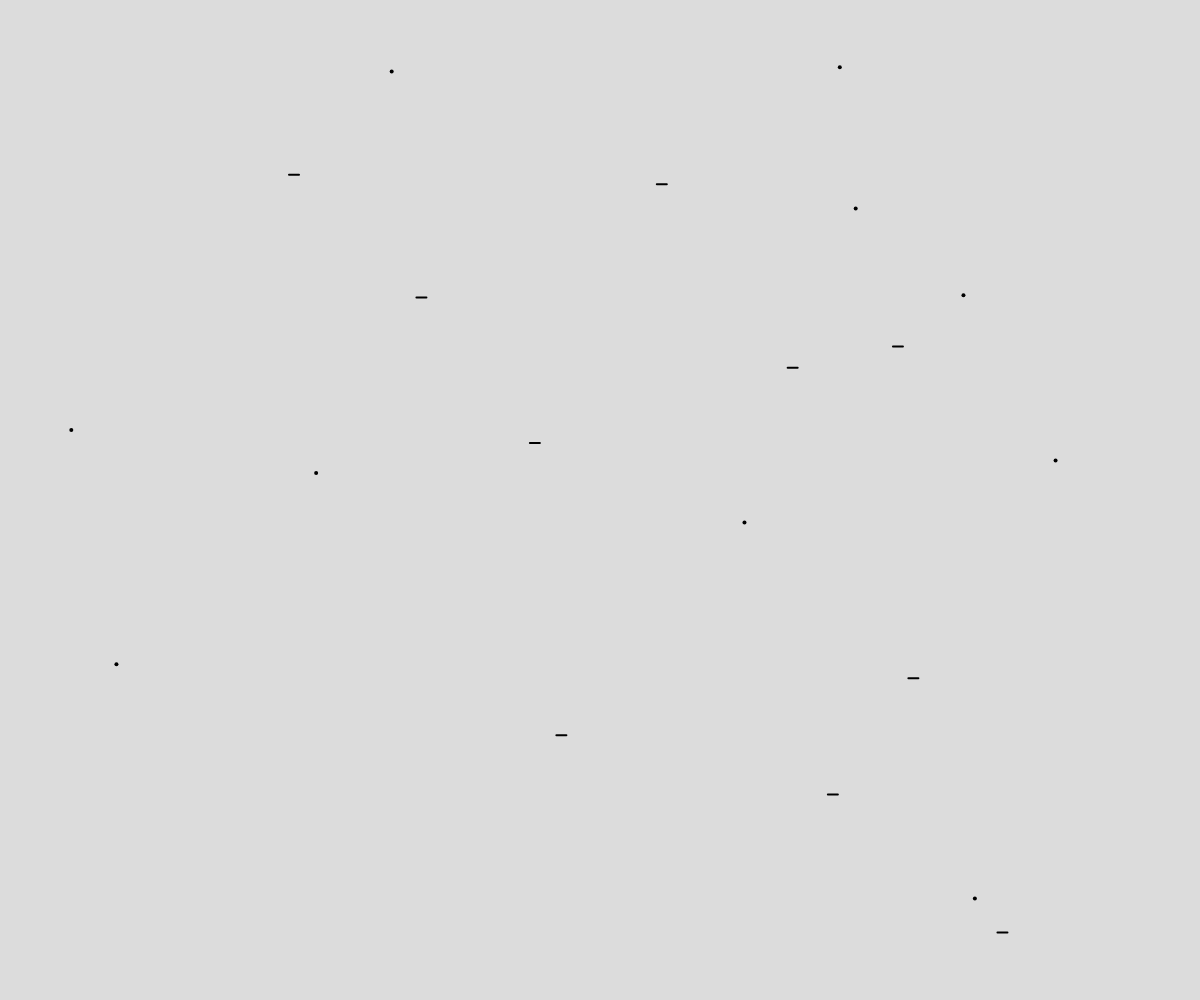
Frame 1 (no input)
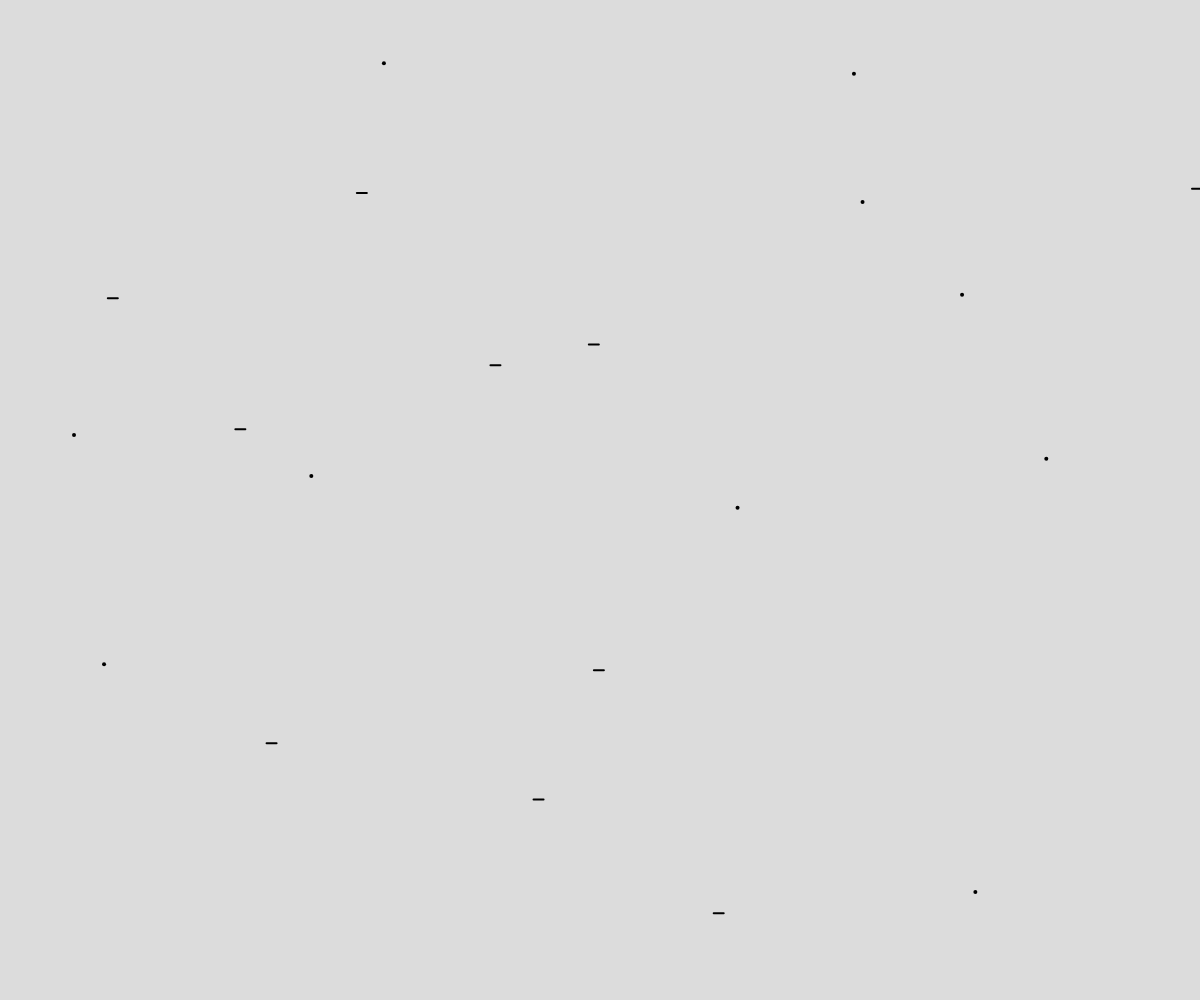
Frame 60 (no input)
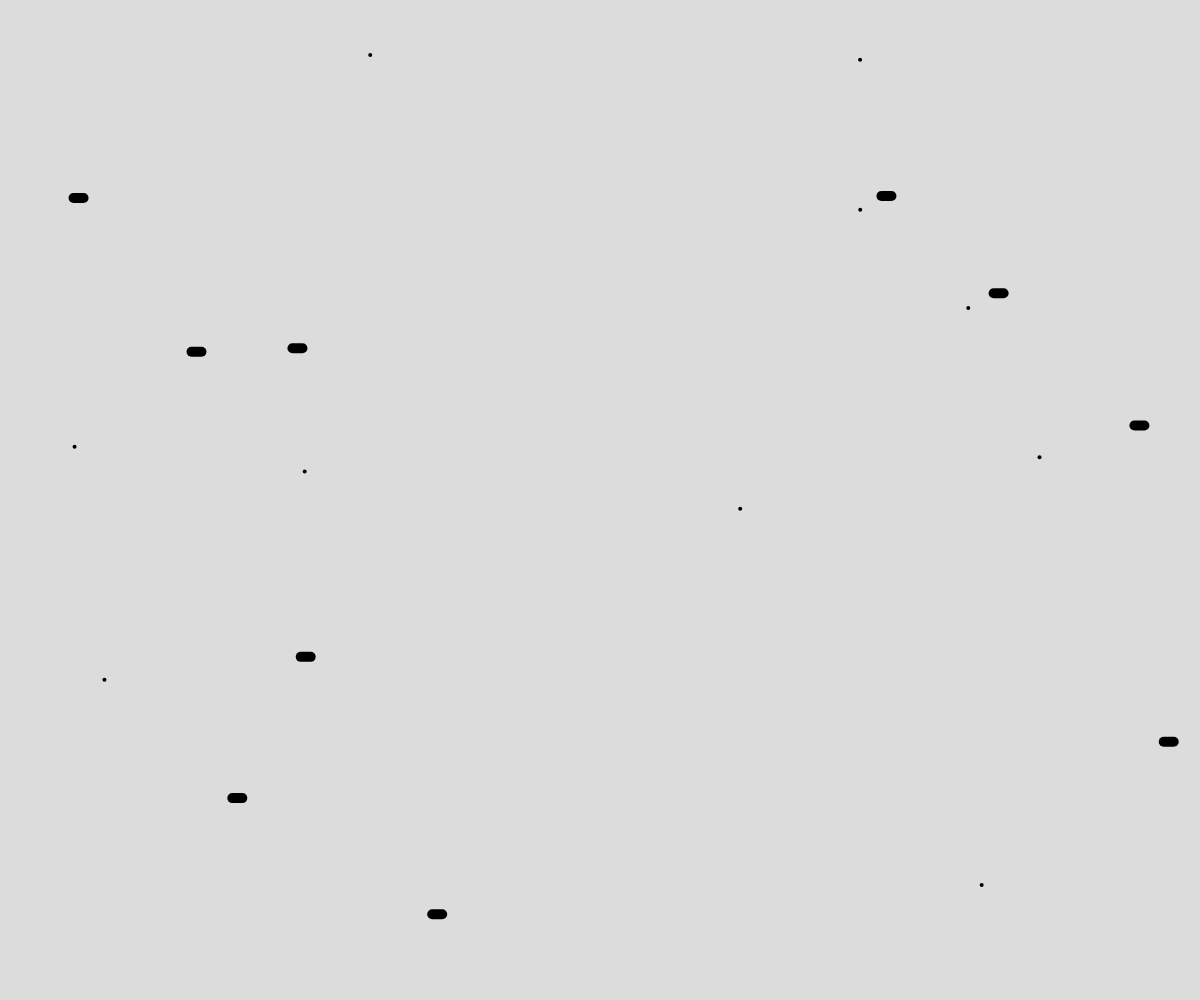
Frame 120 (the mouse pressed at the canvas centre since frame 60)

The p5.js sketch that drew these frames (run headless with seeded random() and noise() and a simulated clock; from frame 60 on, the mouse is pressed at the canvas centre):

// p5.js sketch
// ── sketch.js
// Project Title
// Your Name
// Date
//
// Extra for Experts:
// - describe what you did to take this project "above and beyond"

let objects = [];

function setup() {
  createCanvas(windowWidth, windowHeight);
  for (let i = 0; i < 10; i++) {
    objects.push(new AnimatedObject(random(width), random(height)));
    objects.push(new LineObject());
  }
}

function draw() {
  background(220);
  for (let o of objects) {
    o.move();
    o.display();
  }
}

// ── AnimatedObject.js
//parent (or super) class
class AnimatedObject {
    constructor(x, y) {
        this.x = x;     this.y = y;
        this.size = 1;

    }

    move(){
        this.x += random(-2, 2);
        this.y += random(-2,2);
    }

    display(){
        strokeWeight(4);
        point(this.x, this.y);
    }
}




// ── LineObject.js
//Child Class 1 - Line Obj
//

class LineObject extends AnimatedObject{
    constructor(){
        super(random(width), random(height));

    }

    move(){
        super.move();
        this.x -=5;
        if (this.x<0) this.x = width;
    }

    display(){
        if(mouseIsPressed) strokeWeight(10);
        else strokeWeight(2);

        line(this.x, this.y, this.x +10,  this.y)
    }

}
